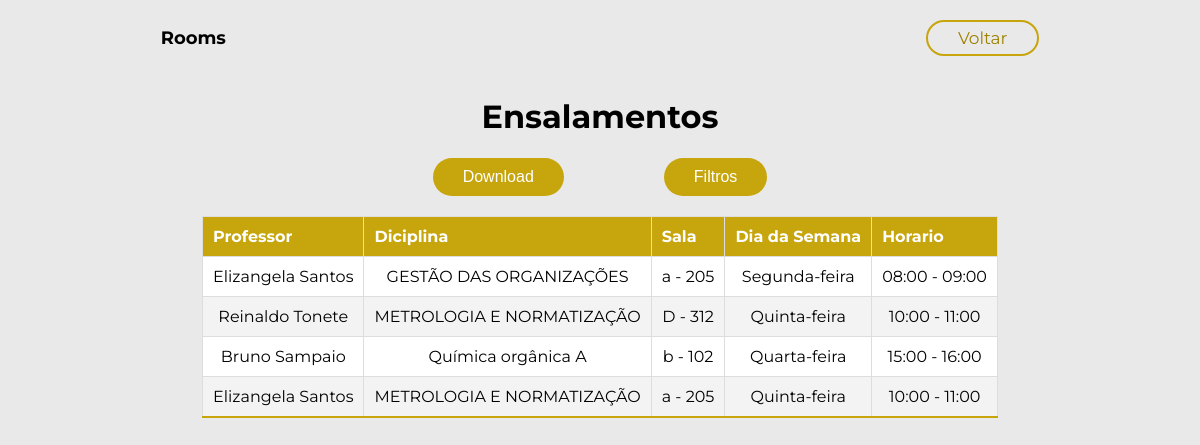
/rooms/, run on the app's committed database.
### core/models.py (models this page shows, shortened)
class Allocation(models.Model):
    DIAS_DA_SEMANA = [
        ('SEG', 'Segunda-feira'),
        ('TER', 'Terça-feira'),
        ('QUA', 'Quarta-feira'),
        ('QUI', 'Quinta-feira'),
        ('SEX', 'Sexta-feira'),
        ('SAB', 'Sábado'),
    ]
    HORARIOS = [
        ('08:00', '08:00 - 09:00'),
        ('09:00', '09:00 - 10:00'),
        ('10:00', '10:00 - 11:00'),
        ('11:00', '11:00 - 12:00'),
        ('12:00', '12:00 - 13:00'),
        ('13:00', '13:00 - 14:00'),
        ('14:00', '14:00 - 15:00'),
        ('15:00', '15:00 - 16:00'),
        ('16:00', '16:00 - 17:00'),
        ('17:00', '17:00 - 18:00'),
        ('18:00', '18:00 - 19:00'),
        ('19:00', '19:00 - 20:00'),
        ('20:00', '20:00 - 21:00'),
        ('21:00', '21:00 - 22:00'),
    ]
    allocation_id = models.AutoField(primary_key=True)
    teacher = models.ForeignKey(Teacher, on_delete=models.CASCADE)
    discipline = models.ForeignKey(Discipline, on_delete=models.CASCADE)
    space = models.ForeignKey(PhysicalSpace, on_delete=models.SET_NULL, null=True, blank=True)
    days_week = models.CharField(max_length=3, choices=DIAS_DA_SEMANA)
    timetable = models.CharField(max_length=5, choices=HORARIOS)

class Teacher(models.Model):
    teacher_id = models.AutoField(primary_key=True)
    siape = models.CharField(max_length=8)
    first_name = models.CharField(max_length=30)
    last_name = models.CharField(max_length=30)
    def __str__(self):
        return f'{self.first_name} {self.last_name}'

class Discipline(models.Model):
    discipline_id = models.AutoField(primary_key=True)
    discipline_name = models.CharField(max_length=30)
    discipline_code = models.CharField(max_length=10)
    discipline_mode = models.BooleanField(default=False)
    discipline_course = models.CharField(max_length=30)
    def __str__(self):
        return self.discipline_name

class PhysicalSpace(models.Model):
    space_id = models.AutoField(primary_key=True)
    space_floor = models.IntegerField()
    space_number = models.IntegerField()
    space_block = models.CharField(max_length=1)
    space_type = models.BooleanField()
    def __str__(self):
        return f'{self.space_block} - {self.space_number}'

### core/views.py (the view)
# urls.py: path('rooms/', views.allocation_list, name='rooms'),
def allocation_list(request):
    allocations = Allocation.objects.all()
    courses = Discipline.objects.values_list('discipline_course', flat=True).distinct()
    course = request.GET.get('course')
    if course:
        allocations = allocations.filter(discipline__discipline_course__icontains=course)
    if request.headers.get('x-requested-with') == 'XMLHttpRequest':
        allocation_list = []
        for allocation in allocations:
            allocation_list.append({
                'teacher': str(allocation.teacher),
                'discipline': str(allocation.discipline),
                'space': str(allocation.space),
                'days_week': allocation.get_days_week_display(),
                'timetable': allocation.get_timetable_display(),
            })
        return JsonResponse({'allocations': allocation_list})
    else:
        return render(request, 'rooms.html', {'allocations': allocations, 'courses': courses})

### templates/rooms.html (shortened to what this page needs)
{% load static %}
<!DOCTYPE html>
<html lang="en">
<head>
    <link rel="stylesheet" href="{% static 'css/rooms.css' %}" />
</head>
<body>
<header>
    <div class="logo">Rooms</div>
    <div class="login" id="back-button">Voltar</div>
</header>
<h1 class="nome">Ensalamentos</h1>
<div class="buttonfiltros">
    <button class="downefilt1" id="download-button">Download</button>
    <button class="downefilt2" id="filter-button">Filtros</button>
</div>
<div class="tabelaens">
    <table class="tabelastyle">
        <thead>
        <tr>
            <th>Professor</th>
            <th>Diciplina</th>
            <th>Sala</th>
            <th>Dia da Semana</th>
            <th>Horario</th>
        </tr>
        </thead>
        <tbody id="allocation-list">
        {% for allocation in allocations %}
            <tr>
                <td>{{ allocation.teacher }}</td>
                <td>{{ allocation.discipline }}</td>
                <td>
                    {% if allocation.space %}
                        {{ allocation.space }}
                    {% else %}
                        Não Alocado
                    {% endif %}
                </td>
                <td>{{ allocation.get_days_week_display }}</td>
                <td>{{ allocation.get_timetable_display }}</td>
            </tr>
        {% endfor %}
        </tbody>
    </table>
</div>
</body>
</html>

### static/css/rooms.css (style rules this page uses)
body { margin: 0; font-family: "Montserrat", sans-serif; font-optical-sizing: auto; font-weight: 200px; font-style: normal; background-color: #e9e9e9; }
header { display: flex; justify-content: center; align-items: center; padding: 20px 300px; background-color: #e9e9e9; }
.nome { text-align: center; }
.tabelaens { text-align: center; display: flex; justify-content: center; align-items: center; }
.logo { font-size: 18px; font-weight: bold; margin-right: 700px; }
.login { font-size: 17px; cursor: pointer; color: #9e8202; padding: 6px 30px; border: 2px solid #c7a50d; border-radius: 20px; background-color: transparent; transition: background-color 0.3s, color 0.3s; }
.downefilt1 { padding: 10px 30px; font-size: 16px; margin-right: 100px; color: #fff; background-color: #c7a50d; border: none; cursor: pointer; border-radius: 20px; transition: background-color 0.3s, color 0.3s; }
.downefilt2 { padding: 10px 30px; font-size: 16px; color: #fff; background-color: #c7a50d; border: none; cursor: pointer; border-radius: 20px; transition: background-color 0.3s, color 0.3s; }
.tabelastyle { border-collapse: collapse; background-color: #fff; }
.tabelastyle thead tr { background-color: #c7a50d; color: #ffffff; text-align: left; font-weight: bold; }
.tabelastyle th, .tabelastyle td { padding: 12px 15px; border: 1px solid #dddddd; }
.tabelastyle tbody tr { border-bottom: 1px solid #dddddd; }
.tabelastyle tbody tr:nth-of-type(even) { background-color: #f3f3f3; }
.tabelastyle tbody tr:last-of-type { border-bottom: 2px solid #c7a50d; }
.tabelastyle th { padding: 10px; }
.tabelastyle td { padding: 10px; }
.buttonfiltros { margin-bottom: 20px; display: flex; justify-content: center; align-items: center; }

### data on the page
Allocation: teacher "Elizangela Santos", discipline "GESTÃO DAS ORGANIZAÇÕES", space "a - 205", days_week "Segunda-feira", timetable "08:00 - 09:00"
Allocation: teacher "Reinaldo Tonete", discipline "METROLOGIA E NORMATIZAÇÃO", space "D - 312", days_week "Quinta-feira", timetable "10:00 - 11:00"
Allocation: teacher "Bruno Sampaio", discipline "Química orgânica A", space "b - 102", days_week "Quarta-feira", timetable "15:00 - 16:00"
Allocation: teacher "Elizangela Santos", discipline "METROLOGIA E NORMATIZAÇÃO", space "a - 205", days_week "Quinta-feira", timetable "10:00 - 11:00"
